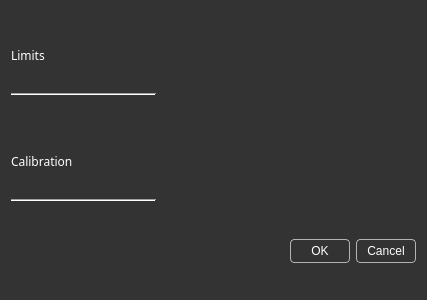
<?xml version="1.0" encoding="UTF-8"?>
<ui version="4.0">
 <class>CalibrationDialog</class>
 <widget class="QDialog" name="CalibrationDialog">
  <property name="geometry">
   <rect>
    <x>0</x>
    <y>0</y>
    <width>427</width>
    <height>300</height>
   </rect>
  </property>
  <property name="font">
   <font>
    <family>Share Tech Mono</family>
   </font>
  </property>
  <property name="windowTitle">
   <string>Set calibration coef. dialog</string>
  </property>
  <property name="styleSheet">
   <string notr="true">QDialog{
	background: rgb(51,51,51);
}
QLabe {
	color: #fff;
}

QPushButton {
	color: rgb(255, 255, 255);
	background-color: rgb(51, 51, 51);
	border: 1px solid #999999;
	border-radius: 4px;
	padding: 4px;
	width: 50px
}</string>
  </property>
  <property name="modal">
   <bool>true</bool>
  </property>
  <layout class="QGridLayout" name="gridLayout">
   <property name="bottomMargin">
    <number>5</number>
   </property>
   <item row="0" column="1" colspan="2">
    <spacer name="horizontalSpacer">
     <property name="orientation">
      <enum>Qt::Horizontal</enum>
     </property>
     <property name="sizeType">
      <enum>QSizePolicy::Expanding</enum>
     </property>
     <property name="sizeHint" stdset="0">
      <size>
       <width>40</width>
       <height>20</height>
      </size>
     </property>
    </spacer>
   </item>
   <item row="4" column="1" colspan="2">
    <spacer name="horizontalSpacer_2">
     <property name="orientation">
      <enum>Qt::Horizontal</enum>
     </property>
     <property name="sizeHint" stdset="0">
      <size>
       <width>40</width>
       <height>20</height>
      </size>
     </property>
    </spacer>
   </item>
   <item row="5" column="0">
    <widget class="Line" name="limitsLine">
     <property name="sizePolicy">
      <sizepolicy hsizetype="Fixed" vsizetype="Fixed">
       <horstretch>0</horstretch>
       <verstretch>0</verstretch>
      </sizepolicy>
     </property>
     <property name="minimumSize">
      <size>
       <width>145</width>
       <height>0</height>
      </size>
     </property>
     <property name="orientation">
      <enum>Qt::Horizontal</enum>
     </property>
    </widget>
   </item>
   <item row="6" column="0" colspan="3">
    <layout class="QVBoxLayout" name="calibrationLayout"/>
   </item>
   <item row="4" column="0">
    <widget class="QLabel" name="calibrationLabel">
     <property name="sizePolicy">
      <sizepolicy hsizetype="Minimum" vsizetype="Minimum">
       <horstretch>0</horstretch>
       <verstretch>0</verstretch>
      </sizepolicy>
     </property>
     <property name="minimumSize">
      <size>
       <width>0</width>
       <height>30</height>
      </size>
     </property>
     <property name="maximumSize">
      <size>
       <width>16777215</width>
       <height>30</height>
      </size>
     </property>
     <property name="styleSheet">
      <string notr="true">color: rgb(255, 255, 255);
font: 18pt &quot;Share Tech Mono&quot;;</string>
     </property>
     <property name="text">
      <string>Calibration</string>
     </property>
     <property name="alignment">
      <set>Qt::AlignBottom|Qt::AlignLeading|Qt::AlignLeft</set>
     </property>
    </widget>
   </item>
   <item row="2" column="0" colspan="3">
    <layout class="QVBoxLayout" name="limitsLayout">
     <property name="spacing">
      <number>6</number>
     </property>
    </layout>
   </item>
   <item row="0" column="0">
    <widget class="QLabel" name="limitsLabel">
     <property name="sizePolicy">
      <sizepolicy hsizetype="Minimum" vsizetype="Minimum">
       <horstretch>0</horstretch>
       <verstretch>0</verstretch>
      </sizepolicy>
     </property>
     <property name="minimumSize">
      <size>
       <width>0</width>
       <height>30</height>
      </size>
     </property>
     <property name="maximumSize">
      <size>
       <width>16777215</width>
       <height>30</height>
      </size>
     </property>
     <property name="styleSheet">
      <string notr="true">color: rgb(255, 255, 255);
font: 18pt &quot;Share Tech Mono&quot;;</string>
     </property>
     <property name="text">
      <string>Limits</string>
     </property>
     <property name="alignment">
      <set>Qt::AlignBottom|Qt::AlignLeading|Qt::AlignLeft</set>
     </property>
    </widget>
   </item>
   <item row="7" column="0" colspan="3">
    <widget class="QDialogButtonBox" name="buttonBox">
     <property name="sizePolicy">
      <sizepolicy hsizetype="Expanding" vsizetype="Fixed">
       <horstretch>0</horstretch>
       <verstretch>0</verstretch>
      </sizepolicy>
     </property>
     <property name="minimumSize">
      <size>
       <width>347</width>
       <height>40</height>
      </size>
     </property>
     <property name="styleSheet">
      <string notr="true">background-color: rgb(51, 51, 51);
 border: 1px solid rgb(180,180,180);
font: 10pt &quot;Share Tech Mono&quot;;</string>
     </property>
     <property name="standardButtons">
      <set>QDialogButtonBox::Cancel|QDialogButtonBox::Ok</set>
     </property>
    </widget>
   </item>
   <item row="3" column="0">
    <spacer name="verticalSpacer">
     <property name="orientation">
      <enum>Qt::Vertical</enum>
     </property>
     <property name="sizeType">
      <enum>QSizePolicy::Fixed</enum>
     </property>
     <property name="sizeHint" stdset="0">
      <size>
       <width>20</width>
       <height>15</height>
      </size>
     </property>
    </spacer>
   </item>
   <item row="1" column="0">
    <widget class="Line" name="calibrationLine">
     <property name="sizePolicy">
      <sizepolicy hsizetype="Fixed" vsizetype="Fixed">
       <horstretch>0</horstretch>
       <verstretch>0</verstretch>
      </sizepolicy>
     </property>
     <property name="minimumSize">
      <size>
       <width>145</width>
       <height>0</height>
      </size>
     </property>
     <property name="orientation">
      <enum>Qt::Horizontal</enum>
     </property>
    </widget>
   </item>
  </layout>
 </widget>
 <resources/>
 <connections/>
</ui>
